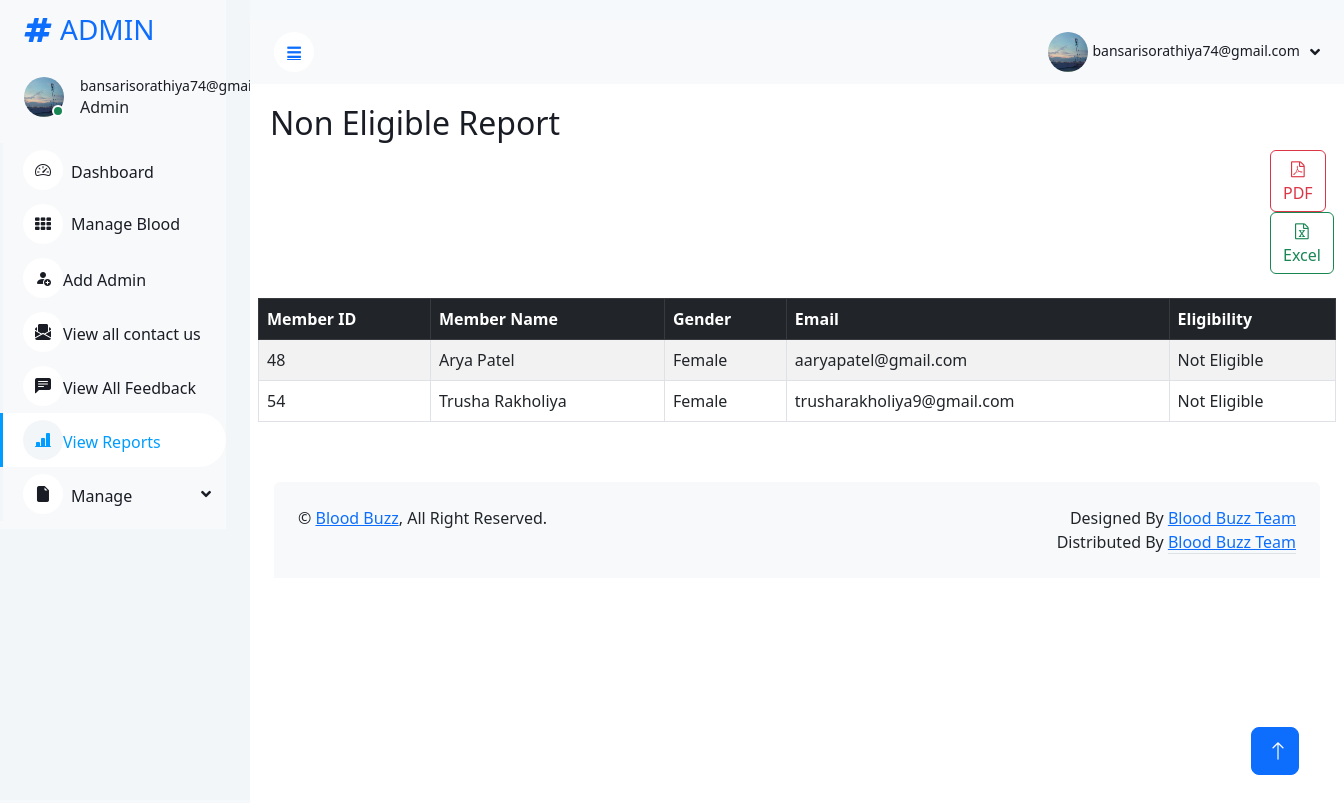
/AdminDesh/non_eligible.php (signed in), run on the app's committed database.
### tables this page shows
CREATE TABLE `donors` (
  `donor_id` int(30) UNSIGNED NOT NULL,
  `member_id` int(30) UNSIGNED DEFAULT NULL,
  `donation_status` enum('0','1','2') DEFAULT NULL COMMENT '0=pending eligibility 1=eligible 2=deleted by Admin'
);

CREATE TABLE `members` (
  `member_id` int(30) UNSIGNED NOT NULL,
  `img` varchar(200) DEFAULT NULL,
  `email` varchar(30) NOT NULL,
  `pwd` varchar(20) NOT NULL,
  `verify_token` varchar(100) NOT NULL,
  `name` varchar(50) NOT NULL,
  `contact_no` varchar(10) NOT NULL,
  `gender` varchar(50) NOT NULL,
  `dob` date NOT NULL,
  `address` varchar(250) NOT NULL,
  `city` int(5) UNSIGNED NOT NULL,
  `state` int(10) UNSIGNED NOT NULL,
  `landmark` varchar(80) NOT NULL,
  `pincode` varchar(6) NOT NULL,
  `member_status` enum('0','1','2') NOT NULL COMMENT '0=Deleted By Member 1=Active Status 2=Deactivated by Admin',
  `created_at` datetime NOT NULL DEFAULT current_timestamp()
);

### AdminDesh/non_eligible.php (the view, shortened to what this page needs)
<?php
    include '../Include/connect2.php';
    $session_email=$_SESSION['email'];
    $get_admin=$connection->prepare("SELECT * FROM admin_login WHERE email=?");
    $get_admin->execute([$session_email]);
    if($get_admin->rowCount() > 0)
    {
       $data=$get_admin->fetch(PDO::FETCH_ASSOC);
    }
?>
<!DOCTYPE html>
<html lang="en">
<head>
    <link href="https://cdnjs.cloudflare.com/ajax/libs/font-awesome/5.10.0/css/all.min.css" rel="stylesheet">
    <link href="https://cdn.jsdelivr.net/npm/bootstrap-icons@1.4.1/font/bootstrap-icons.css" rel="stylesheet">
    <link href="lib/owlcarousel/assets/owl.carousel.min.css" rel="stylesheet">
    <link href="lib/tempusdominus/css/tempusdominus-bootstrap-4.min.css" rel="stylesheet" />
    <link href="css/bootstrap.min.css" rel="stylesheet">
    <link href="css/style.css" rel="stylesheet">
<link href="https://cdn.jsdelivr.net/npm/bootstrap@5.2.0/dist/css/bootstrap.min.css" rel="stylesheet">
<link rel="stylesheet" href="https://cdn.jsdelivr.net/npm/bootstrap-icons@1.11.3/font/bootstrap-icons.min.css">
<link rel="stylesheet" href="https://cdnjs.cloudflare.com/ajax/libs/font-awesome/4.7.0/css/font-awesome.min.css">
</head>
<body>
                 <div class="sidebar pe-4 pb-3">
            <nav class="navbar bg-light navbar-light">
                <a href="dashboard.php" class="navbar-brand mx-4 mb-3">
                    <h3 class="text-primary"><i class="fa fa-hashtag me-2"></i>ADMIN</h3>
                </a>
                <div class="d-flex align-items-center ms-4 mb-4">
                    <div class="position-relative">
                        <?php
                        if($data['img']==null)
                        {
                        echo"<img src='../img/user.png' class='rounded-circle' alt='avatar' style='width: 40px; height: 40px;'>";
                        }
                        else
                        {
                            echo"<img src='../img/{$data['img']}' class='rounded-circle' alt='error' style='width: 40px; height: 40px;'>";
                        }
                         ?>
                        <div class="bg-success rounded-circle border border-2 border-white position-absolute end-0 bottom-0 p-1"></div>
                    </div>
                    <div class="ms-3">
                        <h6 class="mb-0"><small><?php echo $data['email']; ?></small></h6>
                        <span>Admin</span>
                    </div>
                </div>
                <div class="navbar-nav w-100">
                    <a href="dashboard.php" class="nav-item nav-link"><i class="bi bi-speedometer2 me-2"></i>Dashboard</a>
                    <a href="manageBlood.php" class="nav-item nav-link"><i class="fa fa-th me-2"></i>Manage Blood</a>
                    <a href="./addAdmin.php" class="nav-item nav-link"><i class="bi bi-person-fill-add"></i>Add Admin</a>
                    <a href="./seeContactUs.php" class="nav-item nav-link"><i class="bi bi-envelope-paper-fill"></i>View all contact us</a>
                    <a href="./seeFeedback.php" class="nav-item nav-link"><i class="bi bi-chat-left-text-fill"></i>View All Feedback</a>
                    <a href="./reports.php" class="nav-item nav-link active"><i class="bi bi-bar-chart-line-fill"></i>View Reports</a>
                    <div class="nav-item dropdown">
                        <a href="#" class="nav-link dropdown-toggle" data-bs-toggle="dropdown"><i class="bi bi-file-earmark-fill me-2"></i>Manage</a>
                    </div>
                        </div>
                    </div>
        <div class="content">
           <nav class="navbar navbar-expand bg-light navbar-light sticky-top px-4 py-0">
                <a href="#" class="sidebar-toggler flex-shrink-0">
                    <i class="fa fa-bars"></i>
                </a>
                <div class="navbar-nav align-items-center ms-auto">
                    <div class="nav-item dropdown">
                    <div class="nav-item dropdown">
                        <a href="#" class="nav-link dropdown-toggle" data-bs-toggle="dropdown">
                        <?php
                        if($data['img']==null)
                        {
                        echo"<img src='../img/user.png' class='rounded-circle' alt='avatar' style='width: 40px; height: 40px;'>";
                        }
                        else
                        {
                            echo"<img src='../img/{$data['img']}' class='rounded-circle' alt='error' style='width: 40px; height: 40px;'>";
                        }
                         ?>
                            <span class="d-none d-lg-inline-flex"><small><?php echo $data['email']; ?></small></span>
                        </a>
                    </div>
                </div>
            </nav>
    <div class="container">
        <h2>Non Eligible Report</h2>
        <div>
        <form method="post" style="margin-left:1000px;">
            <button type="submit" class="btn btn-outline-danger" formaction="Neligible.php"><i class="fa fa-file-pdf-o"></i> PDF</button>
            <button type="submit" class="btn btn-outline-success" formaction="non_eligib.php"><i class="fa fa-file-excel-o"></i> Excel</button>
        </form>
        </div><br>
        <div class="row">
            <table class="table table-striped table-bordered">
                <thead class="table-dark">
                    <tr>
                        <th>Member ID</th>
                        <th>Member Name</th>
                        <th>Gender</th>
                        <th>Email</th>
                        <th>Eligibility</th>
                    </tr>
                </thead>
                <tbody>
                <?php
                try
                {
                    include '../Include/connect.php';
                $result = $connection->query("SELECT m.name,m.gender,m.email,d.donation_status,d.member_id FROM donors d JOIN members m ON m.member_id=d.member_id WHERE d.donation_status= '0'");
                if($result-> num_rows > 0){
                    while($row = $result->fetch_assoc()){
                        ?>
                        <tr>
                            <td><?php echo $row['member_id'];   ?></td>
                            <td><?php echo $row['name'];   ?></td>
                            <td><?php echo $row['gender'];   ?></td>
                            <td><?php echo $row['email'];   ?></td>
                            <td><?php
                            if($row['donation_status']=='0')
                            echo "Not Eligible" ;
                            ?></td>
                        </tr>
                        <?php
                    }
                }else{
                    ?>
                    <tr><td colspan="7">No Request Found...</td></tr>
                    <?php
                }
            }
            catch (PDOException $e)
            {
                $error=$e->getMessage();
                $_SESSION['error-message'] = "Database error: " . $error;
            }
                ?>
                </tbody>
                </table>
        </div>
    </div>
<div class="container-fluid pt-4 px-4">
                <div class="bg-light rounded-top p-4">
                    <div class="row">
                        <div class="col-12 col-sm-6 text-center text-sm-start">
                            &copy; <a href="../member/index.php">Blood Buzz</a>, All Right Reserved.
                        </div>
                        <div class="col-12 col-sm-6 text-center text-sm-end">
                            Designed By <a href="">Blood Buzz Team</a>
                        Distributed By <a class="border-bottom" href="" target="_blank">Blood Buzz Team</a>
                        </div>
                    </div>
                </div>
            </div>
        </div>
 <a href="#" class="btn btn-lg btn-primary btn-lg-square back-to-top"><i class="bi bi-arrow-up"></i></a>
</body>
</html>

### AdminDesh/css/style.css (style rules this page uses)
:root { --primary: #009CFF; --light: #F3F6F9; --dark: #191C24; }
.back-to-top { position: fixed; display: none; right: 45px; bottom: 45px; z-index: 99; }
.btn { transition: .5s; }
.btn.btn-primary { color: #FFFFFF; }
.btn-lg-square { width: 48px; height: 48px; }
.btn-square, .btn-sm-square, .btn-lg-square { padding: 0; display: inline-flex; align-items: center; justify-content: center; font-weight: normal; border-radius: 50px; }
.sidebar { position: fixed; top: 0; left: 0; bottom: 0; width: 250px; height: 100vh; overflow-y: auto; background: var(--light); transition: 0.5s; z-index: 999; }
.content { margin-left: 250px; min-height: 100vh; background: #FFFFFF; transition: 0.5s; }
@media (min-width: 992px) { .sidebar { margin-left: 0; } }
@media (min-width: 992px) { .content { width: calc(100% - 250px); } }
.sidebar .navbar .navbar-nav .nav-link { padding: 7px 20px; color: var(--dark); font-weight: 500; border-left: 3px solid var(--light); border-radius: 0 30px 30px 0; outline: none; }
.sidebar .navbar .navbar-nav .nav-link:hover, .sidebar .navbar .navbar-nav .nav-link.active { color: var(--primary); background: #FFFFFF; border-color: var(--primary); }
.sidebar .navbar .navbar-nav .nav-link i { width: 40px; height: 40px; display: inline-flex; align-items: center; justify-content: center; background: #FFFFFF; border-radius: 40px; }
.sidebar .navbar .navbar-nav .nav-link:hover i, .sidebar .navbar .navbar-nav .nav-link.active i { background: var(--light); }
.sidebar .navbar .dropdown-toggle::after { position: absolute; top: 15px; right: 15px; border: none; content: "\f107"; font-family: "Font Awesome 5 Free"; font-weight: 900; transition: .5s; }
.content .navbar .navbar-nav .nav-link { margin-left: 25px; padding: 12px 0; color: var(--dark); outline: none; }
.content .navbar .sidebar-toggler, .content .navbar .navbar-nav .nav-link i { width: 40px; height: 40px; display: inline-flex; align-items: center; justify-content: center; background: #FFFFFF; border-radius: 40px; }
.content .navbar .dropdown-toggle::after { margin-left: 6px; vertical-align: middle; border: none; content: "\f107"; font-family: "Font Awesome 5 Free"; font-weight: 900; transition: .5s; }

### AdminDesh/non_eligible.php (style rules this page uses)
body { margin-top:20px; background:#f6f9fc; }
.align-items-center { align-items: center!important; }
.mb-4 { margin-bottom: 1.5rem!important; }
.container { padding: 20px; }
table tr th, table tr td { font-size: 1rem; }

### data on the page
donors: member "48", member.name "Arya Patel", member.gender "Female", member.email "aaryapatel@gmail.com", donation_status "Not Eligible"
donors: member "54", member.name "Trusha Rakholiya", member.gender "Female", member.email "trusharakholiya9@gmail.com", donation_status "Not Eligible"

### other printed values
$data['email'] "bansarisorathiya74@gmail.com"
